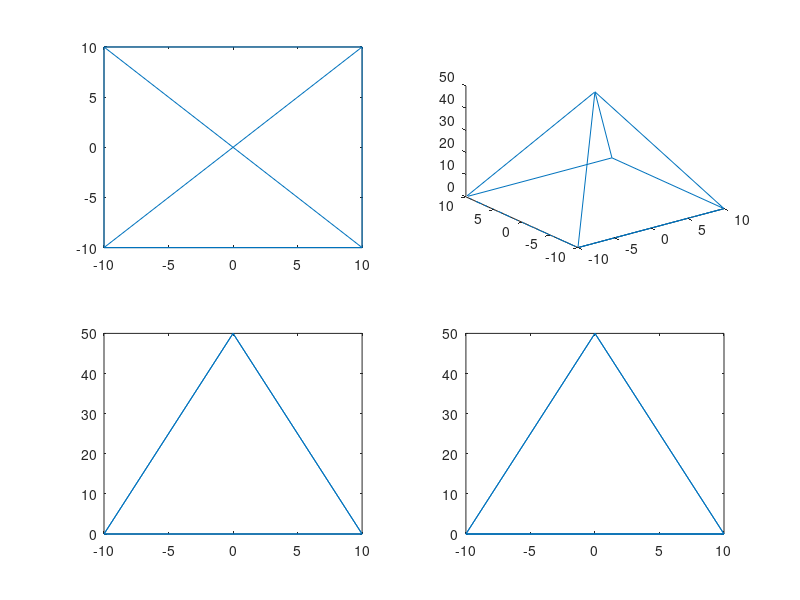

MATLAB code for this plot:
clear
clf
clc

a=[10 10 0];
b=[-10 10 0];
c=[-10 -10 0];
d=[10 -10 0];
o=[0 0 50];

data=[a;b;c;d;a;o;d;c;o;b];

subplot(2,2,1)
plot(data(:,1),data(:,2))
%axis off
subplot(2,2,2)
plot3(data(:,1),data(:,2),data(:,3))
%axis off
subplot(2,2,3)
plot(data(:,2),data(:,3))
%axis off
subplot(2,2,4)
plot(data(:,1),data(:,3))
%axis off

